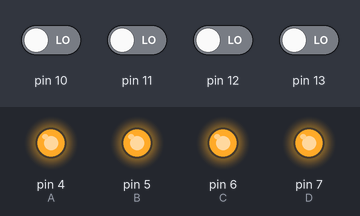
A sketch run on a simulated Arduino Uno, built with avr-gcc and run on an emulated ATmega328P. On the bench: output pins drawn as LEDs (lit = HIGH). The test bench sets the inputs (shaded band); at power-on: pin 10–13 LOW.

Above: at 2.2 s.
2.3 s: pin 10 driven HIGH
At 3.4 s:
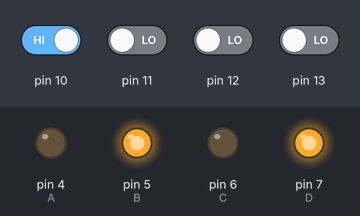
3.8 s: pin 10 driven LOW
At 4.5 s:
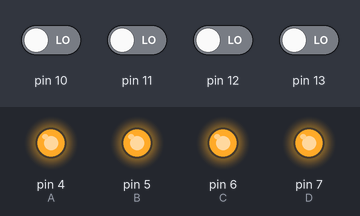
5.3 s: pin 11 driven HIGH
At 5.7 s:
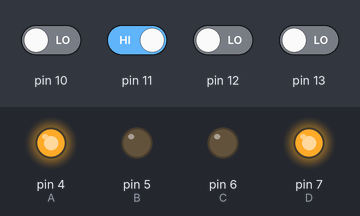
6.8 s: pin 12 driven HIGH
At 8.0 s:
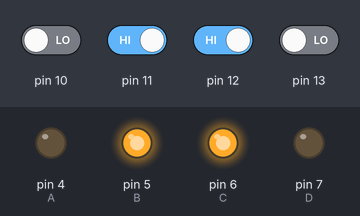
8.3 s: pin 11 driven LOW
At 9.1 s:
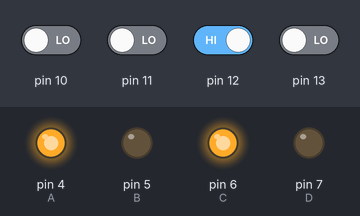
9.8 s: pin 12 driven LOW
At 10.3 s:
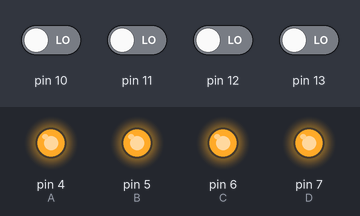
Timing chart, 0 to 12.3 s (numbered marks = the images above; inputs shaded):
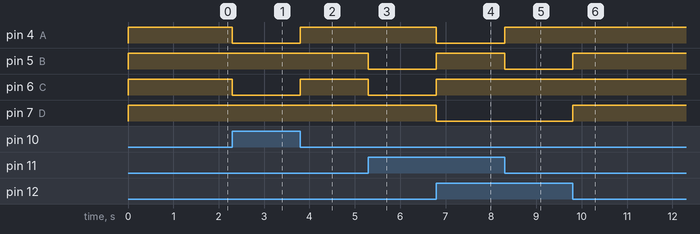

Measured:
- after the input at 2.3 s, pin 4 (A), pin 6 (C): HIGH → LOW at once
- after the input at 3.8 s, pin 4 (A), pin 6 (C): LOW → HIGH at once
- after the input at 5.3 s, pin 5 (B), pin 6 (C): HIGH → LOW at once
- after the input at 6.8 s, pin 4 (A), pin 7 (D): HIGH → LOW at once; pin 5 (B), pin 6 (C): LOW → HIGH at once
- after the input at 8.3 s, pin 4 (A): LOW → HIGH at once; pin 5 (B): HIGH → LOW at once
- after the input at 9.8 s, pin 5 (B), pin 7 (D): LOW → HIGH at once

The sketch:

code.ino
```cpp
void setup() {
  Serial.begin(9600);

  for( int i=10;i<=13;i++){
    pinMode(i,INPUT);
    }
  for( int i=4;i<=7;i++){
    pinMode(i,OUTPUT);
    }

    stopped();
    delay(1000);

}

int A = 4;
int B = 5;
int C = 6;
int D = 7;


void loop() {
  int x = digitalRead(10) << 3 | digitalRead(11) << 2 | digitalRead(12)<< 1 | digitalRead(13);
  if(x==2){
    forward();
    }
  else if(x==8){
    back();
  }
  else if (x==6){
    right();
  }
  else if(x==4){
    left();
  }

  else{
    stopped();
  }

}


void forward(){
  digitalWrite(A,HIGH);
  digitalWrite(B,LOW);
  digitalWrite(C,HIGH);
  digitalWrite(D,LOW);
  }


void back(){
  digitalWrite(A,LOW);
  digitalWrite(B,HIGH);
  digitalWrite(C,LOW);
  digitalWrite(D,HIGH);
  }


void left(){
  digitalWrite(A,HIGH);
  digitalWrite(B,LOW);
  digitalWrite(C,LOW);
  digitalWrite(D,HIGH);
  }


void right(){
  digitalWrite(A,LOW);
  digitalWrite(B,HIGH);
  digitalWrite(C,HIGH);
  digitalWrite(D,LOW);
  }


void stopped(){
  digitalWrite(A,HIGH);
  digitalWrite(B,HIGH);
  digitalWrite(C,HIGH);
  digitalWrite(D,HIGH);
  }
```
